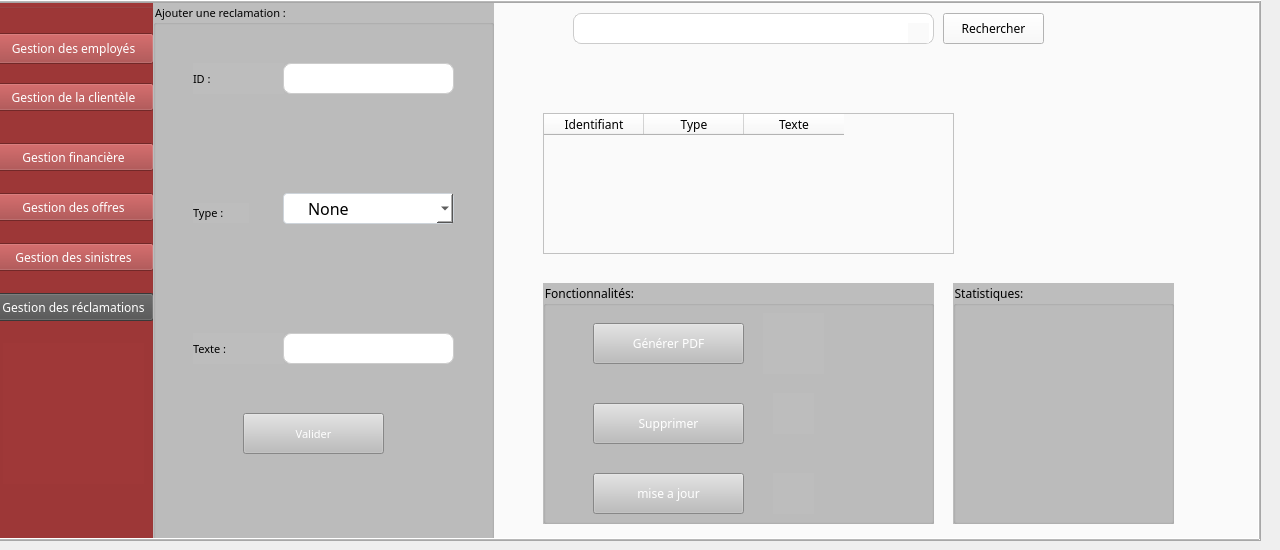
    <widget class="QWidget" name="page_11">
     <widget class="QStackedWidget" name="stackedWidget_3">
      <property name="geometry">
       <rect>
        <x>-10</x>
        <y>0</y>
        <width>1271</width>
        <height>541</height>
       </rect>
      </property>
      <property name="styleSheet">
       <string notr="true">  background-color: #fafafa;
  height: 97.3rem;
  overflow: hidden;
  position: relative;
  width: 100%;</string>
      </property>
      <property name="frameShape">
       <enum>QFrame::Box</enum>
      </property>
      <property name="frameShadow">
       <enum>QFrame::Raised</enum>
      </property>
      <property name="lineWidth">
       <number>1</number>
      </property>
      <property name="midLineWidth">
       <number>1</number>
      </property>
      <property name="currentIndex">
       <number>0</number>
      </property>
      <widget class="QWidget" name="page_22">
       <widget class="QGroupBox" name="groupBox_33">
        <property name="geometry">
         <rect>
          <x>0</x>
          <y>0</y>
          <width>161</width>
          <height>541</height>
         </rect>
        </property>
        <property name="styleSheet">
         <string notr="true">background-color: #9f3838;
    height: 88.6rem;
    left: 0;
    position: absolute;
    top: 8.7rem;
    width: 29rem;</string>
        </property>
        <property name="title">
         <string/>
        </property>
        <widget class="QPushButton" name="pushButton_45">
         <property name="geometry">
          <rect>
           <x>0</x>
           <y>30</y>
           <width>161</width>
           <height>31</height>
          </rect>
         </property>
         <property name="styleSheet">
          <string notr="true">QPushButton{
color:rgb(255, 255, 255);
          flex-shrink: 0;
          font-family: Poppins;
          font-size: 2rem;
          font-weight: 400;
          line-height: 1.5;
          white-space: nowrap;
}
QPushButton:hover {
            background-color: #505050;
        }</string>
         </property>
         <property name="text">
          <string>Gestion des employés</string>
         </property>
        </widget>
        <widget class="QPushButton" name="pushButton_46">
         <property name="geometry">
          <rect>
           <x>0</x>
           <y>80</y>
           <width>161</width>
           <height>28</height>
          </rect>
         </property>
         <property name="styleSheet">
          <string notr="true">QPushButton{
color:rgb(255, 255, 255);
          flex-shrink: 0;
          font-family: Poppins;
          font-size: 2rem;
          font-weight: 400;
          line-height: 1.5;
          white-space: nowrap;
}
QPushButton:hover {
            background-color: #505050;
        }</string>
         </property>
         <property name="text">
          <string>Gestion de la clientèle</string>
         </property>
        </widget>
        <widget class="QPushButton" name="pushButton_47">
         <property name="geometry">
          <rect>
           <x>0</x>
           <y>140</y>
           <width>161</width>
           <height>28</height>
          </rect>
         </property>
         <property name="styleSheet">
          <string notr="true">QPushButton{
color:rgb(255, 255, 255);
          flex-shrink: 0;
          font-family: Poppins;
          font-size: 2rem;
          font-weight: 400;
          line-height: 1.5;
          white-space: nowrap;
}
QPushButton:hover {
            background-color: #505050;
        }</string>
         </property>
         <property name="text">
          <string>Gestion financière</string>
         </property>
        </widget>
        <widget class="QPushButton" name="pushButton_48">
         <property name="geometry">
          <rect>
           <x>0</x>
           <y>190</y>
           <width>161</width>
           <height>28</height>
          </rect>
         </property>
         <property name="styleSheet">
          <string notr="true">QPushButton{
color:rgb(255, 255, 255);
          flex-shrink: 0;
          font-family: Poppins;
          font-size: 2rem;
          font-weight: 400;
          line-height: 1.5;
          white-space: nowrap;
}
QPushButton:hover {
            background-color: #505050;
        }</string>
         </property>
         <property name="text">
          <string>Gestion des offres</string>
         </property>
        </widget>
        <widget class="QPushButton" name="pushButton_98">
         <property name="geometry">
          <rect>
           <x>0</x>
           <y>240</y>
           <width>161</width>
           <height>28</height>
          </rect>
         </property>
         <property name="styleSheet">
          <string notr="true">QPushButton{
color:rgb(255, 255, 255);
          flex-shrink: 0;
          font-family: Poppins;
          font-size: 2rem;
          font-weight: 400;
          line-height: 1.5;
          white-space: nowrap;
}
QPushButton:hover {
            background-color: #505050;
        }</string>
         </property>
         <property name="text">
          <string>Gestion des sinistres</string>
         </property>
        </widget>
        <widget class="QPushButton" name="pushButton_99">
         <property name="geometry">
          <rect>
           <x>0</x>
           <y>290</y>
           <width>161</width>
           <height>28</height>
          </rect>
         </property>
         <property name="styleSheet">
          <string notr="true">QPushButton{
color:rgb(255, 255, 255);
 background-color: #505050;
          flex-shrink: 0;
          font-family: Poppins;
          font-size: 2rem;
          font-weight: 400;
          line-height: 1.5;
          white-space: nowrap;
}
QPushButton:hover {
            background-color: #505050;
        }</string>
         </property>
         <property name="text">
          <string>Gestion des réclamations</string>
         </property>
        </widget>
        <widget class="QLabel" name="label_102">
         <property name="geometry">
          <rect>
           <x>10</x>
           <y>340</y>
           <width>141</width>
           <height>141</height>
          </rect>
         </property>
         <property name="text">
          <string/>
         </property>
         <property name="pixmap">
          <pixmap>ressources/405104671_894605635545040_6599617230245675821_n.png</pixmap>
         </property>
         <property name="scaledContents">
          <bool>true</bool>
         </property>
        </widget>
       </widget>
       <widget class="QGroupBox" name="groupBox_34">
        <property name="geometry">
         <rect>
          <x>160</x>
          <y>0</y>
          <width>341</width>
          <height>541</height>
         </rect>
        </property>
        <property name="styleSheet">
         <string notr="true">background-color:rgb(189, 189, 189);
font: 87 8pt ;
font-family: Poppins;</string>
        </property>
        <property name="title">
         <string>Ajouter une reclamation :</string>
        </property>
        <widget class="QLabel" name="label_103">
         <property name="geometry">
          <rect>
           <x>40</x>
           <y>60</y>
           <width>91</width>
           <height>31</height>
          </rect>
         </property>
         <property name="styleSheet">
          <string notr="true"/>
         </property>
         <property name="text">
          <string>ID :</string>
         </property>
        </widget>
        <widget class="QLabel" name="label_104">
         <property name="geometry">
          <rect>
           <x>40</x>
           <y>200</y>
           <width>56</width>
           <height>20</height>
          </rect>
         </property>
         <property name="text">
          <string>Type :</string>
         </property>
        </widget>
        <widget class="QLineEdit" name="lineEdit_nom_3">
         <property name="geometry">
          <rect>
           <x>130</x>
           <y>60</y>
           <width>171</width>
           <height>31</height>
          </rect>
         </property>
         <property name="styleSheet">
          <string notr="true">background-color: #ffffff;
font: 8pt &quot;Modern No. 20&quot;;
      border: 1px solid #CCCCCC;
      border-radius: 8px;
      height:56px;
      padding: 20px;
      width: 584px;
     display: flex;
	flex-direction: column;
     align-items: flex-start;
      gap: 10px;</string>
         </property>
        </widget>
        <widget class="QLabel" name="label_105">
         <property name="geometry">
          <rect>
           <x>40</x>
           <y>330</y>
           <width>91</width>
           <height>31</height>
          </rect>
         </property>
         <property name="text">
          <string>Texte :</string>
         </property>
        </widget>
        <widget class="QPushButton" name="pushButton_100">
         <property name="geometry">
          <rect>
           <x>90</x>
           <y>410</y>
           <width>141</width>
           <height>41</height>
          </rect>
         </property>
         <property name="styleSheet">
          <string notr="true">QPushButton:hover {
            background-color: #9f3838;
        }
QPushButton{
color:rgb(255, 255, 255);}</string>
         </property>
         <property name="text">
          <string>Valider</string>
         </property>
        </widget>
        <widget class="QLineEdit" name="lineEdit_fct_3">
         <property name="geometry">
          <rect>
           <x>130</x>
           <y>330</y>
           <width>171</width>
           <height>31</height>
          </rect>
         </property>
         <property name="styleSheet">
          <string notr="true">background-color: #ffffff;
font: 8pt &quot;Modern No. 20&quot;;
      border: 1px solid #CCCCCC;
      border-radius: 8px;
      height:56px;
      padding: 20px;
      width: 584px;
     display: flex;
	flex-direction: column;
     align-items: flex-start;
      gap: 10px;</string>
         </property>
        </widget>
        <widget class="QComboBox" name="comboBox_9">
         <property name="geometry">
          <rect>
           <x>130</x>
           <y>190</y>
           <width>171</width>
           <height>31</height>
          </rect>
         </property>
         <property name="styleSheet">
          <string notr="true">/* dropdownField */

/* Auto layout */
display: flex;
flex-direction: row;
align-items: center;
padding: 0px;
isolation: isolate;

position: absolute;
width: 213px;
height: 56px;
left: 448px;
top: 394px;

border-radius: 100px;


/* icon */

position: absolute;
width: 24px;
height: 24px;
right: 12px;
top: 17px;


/* Inside auto layout */
flex: none;
order: 0;
flex-grow: 0;
z-index: 1;


/* line */

position: absolute;
left: 82.92%;
right: -19.58%;
top: 33.75%;
bottom: 0.42%;

/* Label */
background: #666666;
transform: rotate(90deg);


/* textField */

box-sizing: border-box;

/* Auto layout */
display: flex;
flex-direction: row;
align-items: center;
padding: 24px;
isolation: isolate;

width: 213px;
height: 56px;

/* White */
background: #FFFFFF;
/* Border */
border: 1px solid #CED4DA;
border-radius: 4px;

/* Inside auto layout */
flex: none;
order: 1;
flex-grow: 1;
z-index: 0;
width: 181px;
height: 24px;

/* Body */
font-family: 'Arial Nova';
font-style: normal;
font-weight: 400;
font-size: 16px;
line-height: 150%;
/* identical to box height, or 24px */

/* Label */
color: #000000;


/* Inside auto layout */
flex: none;
order: 0;
flex-grow: 1;
z-index: 0;</string>
         </property>
         <item>
          <property name="text">
           <string>None</string>
          </property>
         </item>
         <item>
          <property name="text">
           <string>Assurance santé </string>
          </property>
         </item>
         <item>
          <property name="text">
           <string>Prévoyance</string>
          </property>
         </item>
         <item>
          <property name="text">
           <string/>
          </property>
         </item>
        </widget>
       </widget>
       <widget class="QLineEdit" name="lineEdit_9">
        <property name="geometry">
         <rect>
          <x>580</x>
          <y>10</y>
          <width>361</width>
          <height>31</height>
         </rect>
        </property>
        <property name="cursor">
         <cursorShape>BusyCursor</cursorShape>
        </property>
        <property name="styleSheet">
         <string notr="true">background-color: #ffffff;
font: 8pt &quot;Modern No. 20&quot;;
      border: 1px solid #CCCCCC;
      border-radius: 8px;
      height:56px;
      padding: 20px;
      width: 584px;
     display: flex;
	flex-direction: column;
     align-items: flex-start;
      gap: 15px;</string>
        </property>
        <property name="text">
         <string/>
        </property>
       </widget>
       <widget class="QTableWidget" name="tableWidget_9">
        <property name="geometry">
         <rect>
          <x>550</x>
          <y>110</y>
          <width>411</width>
          <height>141</height>
         </rect>
        </property>
        <property name="styleSheet">
         <string notr="true">font-family: Poppins;
</string>
        </property>
        <property name="horizontalScrollBarPolicy">
         <enum>Qt::ScrollBarAlwaysOn</enum>
        </property>
        <attribute name="verticalHeaderShowSortIndicator" stdset="0">
         <bool>false</bool>
        </attribute>
        <attribute name="verticalHeaderStretchLastSection">
         <bool>false</bool>
        </attribute>
        <column>
         <property name="text">
          <string>Identifiant</string>
         </property>
        </column>
        <column>
         <property name="text">
          <string>Type</string>
         </property>
        </column>
        <column>
         <property name="text">
          <string>Texte</string>
         </property>
        </column>
       </widget>
       <widget class="QPushButton" name="pushButton_101">
        <property name="geometry">
         <rect>
          <x>950</x>
          <y>10</y>
          <width>101</width>
          <height>31</height>
         </rect>
        </property>
        <property name="styleSheet">
         <string notr="true">
QPushButton:hover {
            background-color: #9f3838;
        }
QPushButton{

font-family: Poppins;
}</string>
        </property>
        <property name="text">
         <string>Rechercher</string>
        </property>
       </widget>
       <widget class="QGroupBox" name="groupBox_35">
        <property name="geometry">
         <rect>
          <x>550</x>
          <y>280</y>
          <width>391</width>
          <height>241</height>
         </rect>
        </property>
        <property name="styleSheet">
         <string notr="true">background-color:rgb(189, 189, 189);
font-family: Poppins;</string>
        </property>
        <property name="title">
         <string>Fonctionnalités:</string>
        </property>
        <widget class="QPushButton" name="pushButton_102">
         <property name="geometry">
          <rect>
           <x>50</x>
           <y>40</y>
           <width>151</width>
           <height>41</height>
          </rect>
         </property>
         <property name="styleSheet">
          <string notr="true">QPushButton:hover {
            background-color: #9f3838;
        }
QPushButton{
color:rgb(255, 255, 255);}</string>
         </property>
         <property name="text">
          <string>Générer PDF</string>
         </property>
        </widget>
        <widget class="QPushButton" name="pushButton_103">
         <property name="geometry">
          <rect>
           <x>50</x>
           <y>120</y>
           <width>151</width>
           <height>41</height>
          </rect>
         </property>
         <property name="styleSheet">
          <string notr="true">QPushButton:hover {
            background-color: #9f3838;
        }
QPushButton{
color:rgb(255, 255, 255);}</string>
         </property>
         <property name="text">
          <string>Supprimer</string>
         </property>
        </widget>
        <widget class="QLabel" name="label_106">
         <property name="geometry">
          <rect>
           <x>220</x>
           <y>30</y>
           <width>61</width>
           <height>61</height>
          </rect>
         </property>
         <property name="text">
          <string/>
         </property>
         <property name="pixmap">
          <pixmap>ressources/405125987_240725965673369_5384739589695128448_n.png</pixmap>
         </property>
         <property name="scaledContents">
          <bool>true</bool>
         </property>
        </widget>
        <widget class="QLabel" name="label_107">
         <property name="geometry">
          <rect>
           <x>230</x>
           <y>110</y>
           <width>41</width>
           <height>41</height>
          </rect>
         </property>
         <property name="text">
          <string/>
         </property>
         <property name="pixmap">
          <pixmap>ressources/422670916_952311876457594_4377088818375921302_n.png</pixmap>
         </property>
         <property name="scaledContents">
          <bool>true</bool>
         </property>
        </widget>
        <widget class="QPushButton" name="pushButton_104">
         <property name="geometry">
          <rect>
           <x>50</x>
           <y>190</y>
           <width>151</width>
           <height>41</height>
          </rect>
         </property>
         <property name="styleSheet">
          <string notr="true">QPushButton:hover {
            background-color: #9f3838;
        }
QPushButton{
color:rgb(255, 255, 255);}</string>
         </property>
         <property name="text">
          <string>mise a jour</string>
         </property>
        </widget>
        <widget class="QLabel" name="label_108">
         <property name="geometry">
          <rect>
           <x>230</x>
           <y>190</y>
           <width>41</width>
           <height>41</height>
          </rect>
         </property>
         <property name="text">
          <string/>
         </property>
         <property name="pixmap">
          <pixmap>../../../projet/projet/426413442_2595999480574305_7482630788142818249_n.png</pixmap>
         </property>
         <property name="scaledContents">
          <bool>true</bool>
         </property>
        </widget>
       </widget>
       <widget class="QGroupBox" name="groupBox_36">
        <property name="geometry">
         <rect>
          <x>960</x>
          <y>280</y>
          <width>221</width>
          <height>241</height>
         </rect>
        </property>
        <property name="styleSheet">
         <string notr="true">background-color:rgb(189, 189, 189);
font-family: Poppins;</string>
        </property>
        <property name="title">
         <string>Statistiques:</string>
        </property>
        <property name="flat">
         <bool>false</bool>
        </property>
        <property name="checkable">
         <bool>false</bool>
        </property>
       </widget>
       <widget class="QLabel" name="label_109">
        <property name="geometry">
         <rect>
          <x>915</x>
          <y>20</y>
          <width>21</width>
          <height>20</height>
         </rect>
        </property>
        <property name="text">
         <string/>
        </property>
        <property name="pixmap">
         <pixmap>ressources/405020030_390110873610731_3857294868988413096_n.png</pixmap>
        </property>
        <property name="scaledContents">
         <bool>true</bool>
        </property>
       </widget>
      </widget>
      <widget class="QWidget" name="page_23"/>
     </widget>
    </widget>
